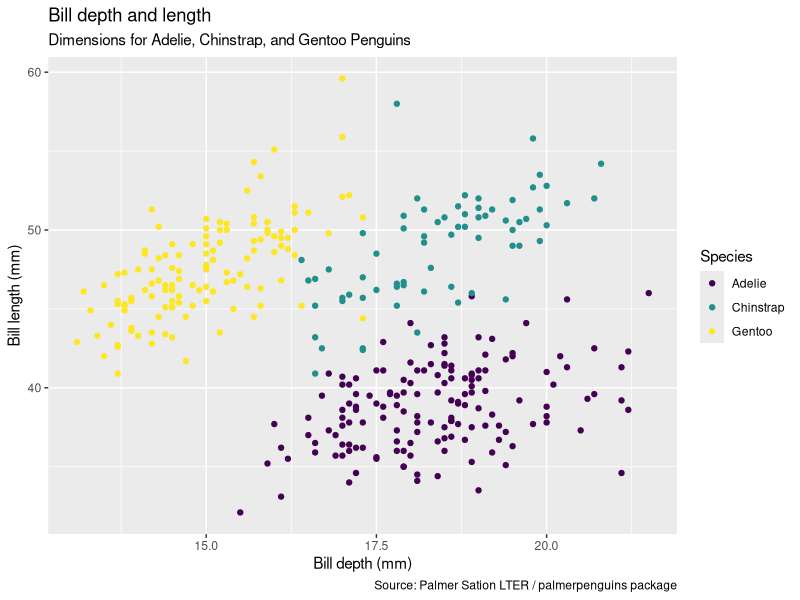

The R script that drew this image:
## Week 03 in class work ##

install.packages("palmerpenguins")
 
## load libraries ##
library(palmerpenguins)
library(tidyverse)
glimpse(penguins)

## Lets plot bill depth & length ##

ggplot(data=penguins,
       mapping=aes(x=bill_depth_mm,
                   y=bill_length_mm,
                   color=species)) + 
  geom_point()+
  labs(title = "Bill depth and length",
       subtitle = "Dimensions for Adelie, Chinstrap, and Gentoo Penguins",
       x = "Bill depth (mm)", y = "Bill length (mm)",
       color = "Species",
       caption = "Source: Palmer Sation LTER / palmerpenguins package") +
  scale_colour_viridis_d()
